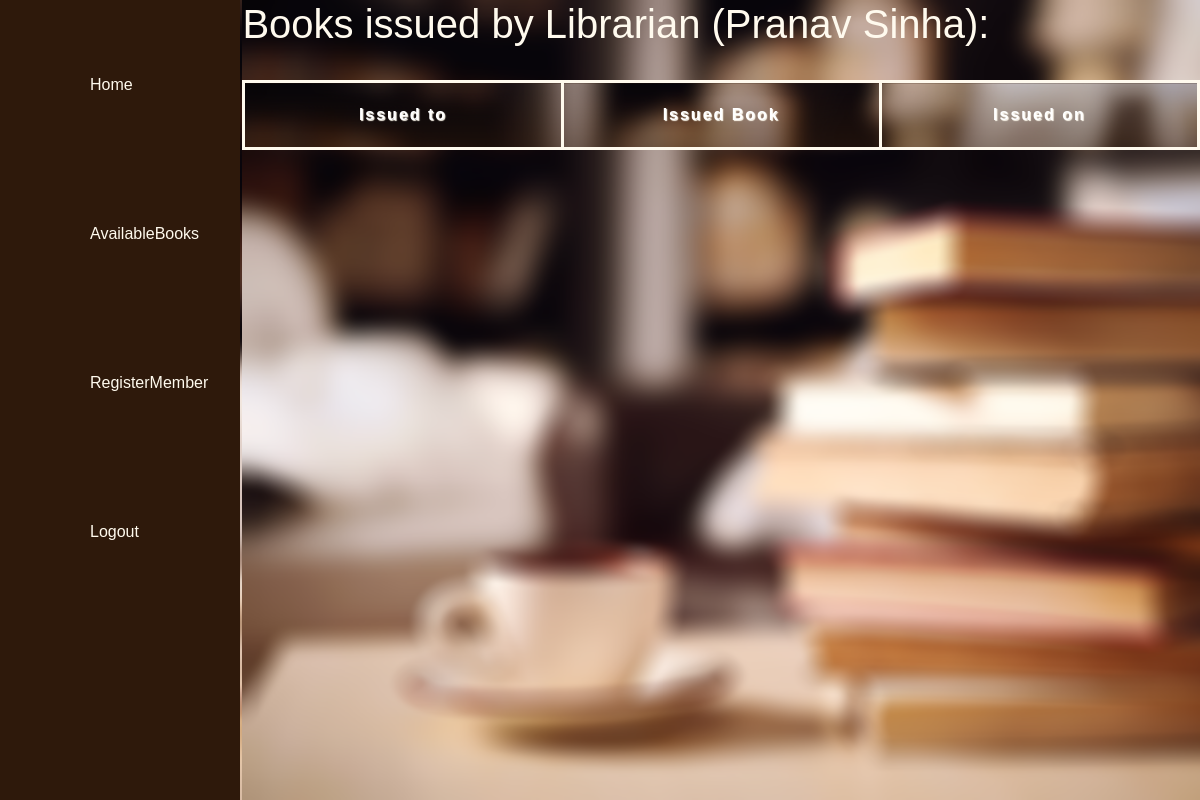
/issued-by-me (signed in), run on an earlier commit of the app's database.
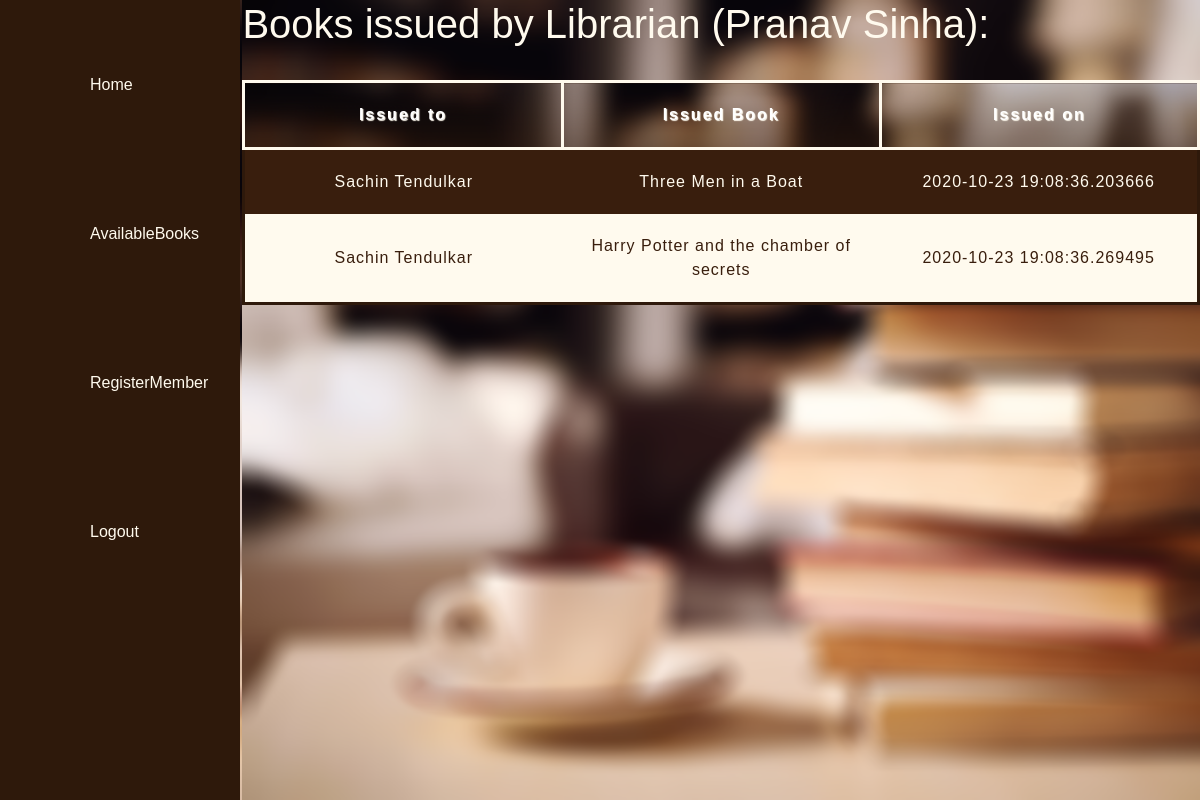
And on a later commit of the database.
### librarymanagement/models.py (models this page shows, shortened)
class issueInfo(UserMixin,db.Model):
    __tablename__="issueinfo"
    id = db.Column(db.Integer, primary_key = True)
    date = db.Column(db.DateTime, nullable = False, default = datetime.utcnow) #Check if default is required here
    member_id = db.Column(db.Integer, db.ForeignKey("member.id"), nullable = False)
    book_id = db.Column(db.Integer, db.ForeignKey("book.id"), nullable = False)
    lib_id = db.Column(db.Integer, db.ForeignKey("librarian.id"), nullable = False)
    issueStatus = db.relationship("issuedOrReturned", backref = "issueinfo", lazy = True)

class member(UserMixin,db.Model):
    __tablename__="member"
    id = db.Column(db.Integer, primary_key = True)
    name = db.Column(db.String(50), nullable = False)
    email = db.Column(db.Text, unique = True, nullable = False)
    isAdult = db.Column(db.Boolean, nullable = False)
    address = db.Column(db.Text, nullable = False)
    curr_no_books = db.Column(db.Integer, default = 0)
    mobiles = db.relationship("memberMobile", backref = "member", lazy = True)
    member_issueInfo  = db.relationship("issueInfo", backref = "member", lazy = True)

class book(UserMixin,db.Model):
    __tablename__="book"
    id = db.Column(db.Integer, primary_key = True)
    name = db.Column(db.String(100), nullable = False)
    publisher = db.Column(db.String(50), nullable = False)
    isbn = db.Column(db.Integer, unique = True, nullable = True) #May be nullable if the book is old
    is_issued=db.Column(db.Boolean)
    genres = db.relationship("bookGenre", backref = "book", lazy = True)
    authors = db.relationship("bookAuthor", backref = "book", lazy = True)
    book_issueInfo  = db.relationship("issueInfo", backref = "book", lazy = True)
    issueStatus = db.relationship("issuedOrReturned", backref = "book", lazy = True)

### librarymanagement/routes.py (the view)
@app.route("/issued-by-me",methods=["POST","GET"])
@login_required
def issuedbyme():
    issues=issueInfo.query.filter_by(lib_id=current_user.id).all()
    return render_template("issuedbyme.html",current_user=current_user,issues=issues)

### librarymanagement/models.py (called while the page is built)
@login_manager.user_loader
def load_user(user_id):
    return librarian.query.get(int(user_id))

### librarymanagement/templates/issuedbyme.html (shortened to what this page needs)
{% extends 'layout.html' %}
{% block body %}
<div class="bg-issue-by-me">
  <div class="home-bar">
    <a href="{{url_for('home')}}">Home</a><br />
    <a href="{{url_for('showbooks')}}">AvailableBooks</a><br />
    <a href="{{url_for('register')}}">RegisterMember</a><br />
    <a type="button" class="lg-btn"
            href="{{url_for('logout')}}">Logout</a>
</div>
<div class="table-container">
  <h1>Books issued by Librarian ({{current_user.name}}): </h1><br />
<table class="issue-by-me">
    <thead><tr class="main-tr">
        <th>Issued to</th>
        <th>Issued Book</th>
        <th>Issued on</th>
    </tr>
  </thead>
{% for issue in issues %}
<tr>
    <td>{{issue.member.name}}</td>
    <td>{{issue.book.name}}</td>
    <td>{{issue.date}}</td>
</tr>
{% endfor %}
</table>
</div>
</div>
{% endblock %}

What changed in the data, as far as the page shows it:
added issueInfo: member.name "Sachin Tendulkar", book.name "Three Men in a Boat", date "2020-10-23 19:08:36.203666"
added issueInfo: member.name "Sachin Tendulkar", book.name "Harry Potter and the chamber of secrets", date "2020-10-23 19:08:36.269495"
